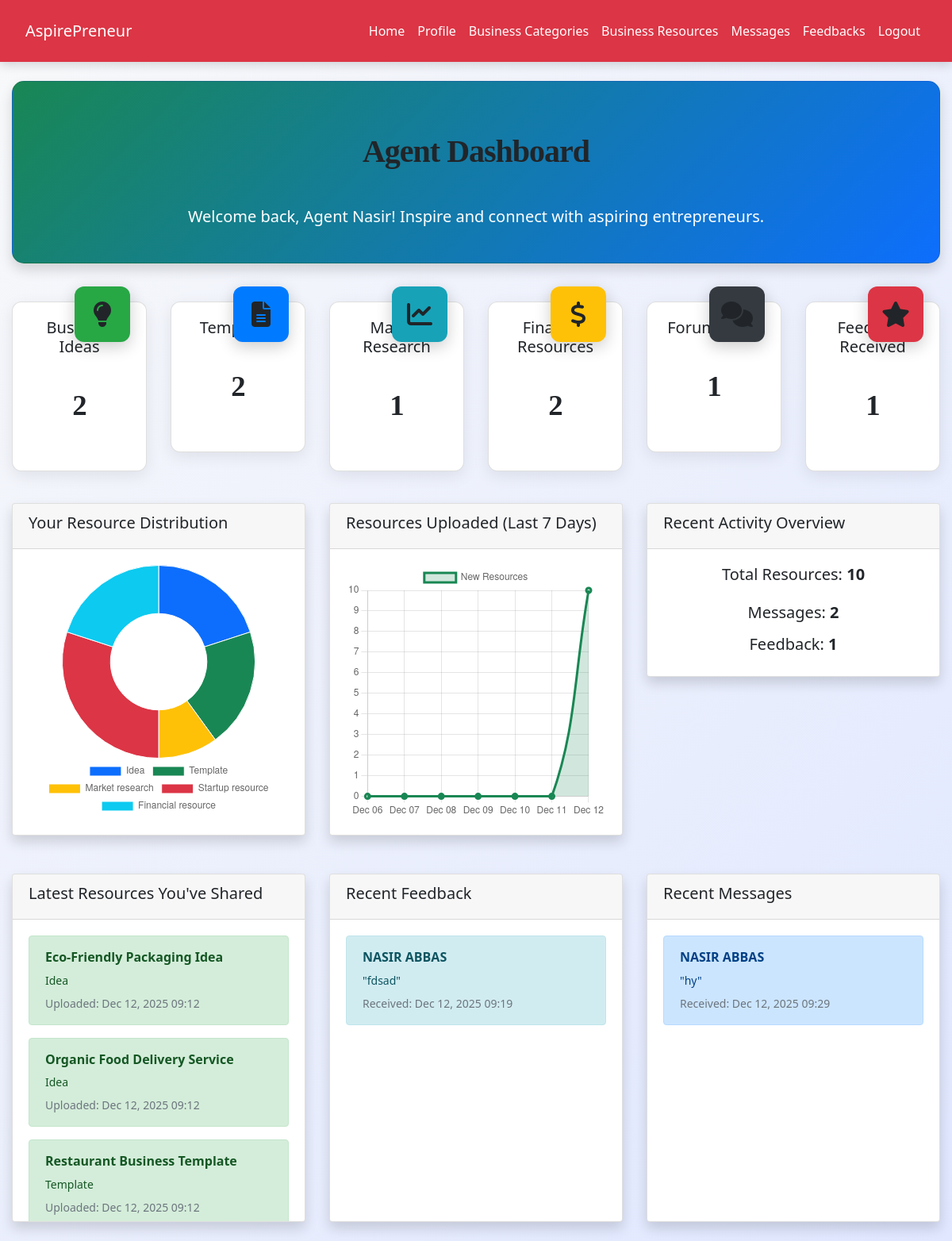
The page /agent/dashboard.php (signed in) on the database its author committed.
### tables this page shows
CREATE TABLE `agent_business_resources` (
  `id` int(11) NOT NULL,
  `title` varchar(255) NOT NULL,
  `description` text DEFAULT NULL,
  `file_url` varchar(255) DEFAULT NULL,
  `amount` decimal(15,2) DEFAULT NULL,
  `source` varchar(100) DEFAULT NULL,
  `link` varchar(255) DEFAULT NULL,
  `type` enum('idea','template','market_research','startup_resource','financial_resource') NOT NULL,
  `resource_type` enum('plan','framework','opportunity') DEFAULT NULL,
  `status` enum('draft','published') DEFAULT 'draft',
  `category_id` int(11) DEFAULT NULL,
  `agent_id` int(11) NOT NULL,
  `created_at` timestamp NOT NULL DEFAULT current_timestamp(),
  `updated_at` timestamp NOT NULL DEFAULT current_timestamp() ON UPDATE current_timestamp()
);

CREATE TABLE `feedback` (
  `id` int(11) NOT NULL,
  `user_id` int(11) NOT NULL,
  `agent_id` int(11) NOT NULL,
  `subject` varchar(255) DEFAULT NULL,
  `message` text NOT NULL,
  `created_at` timestamp NOT NULL DEFAULT current_timestamp()
);

CREATE TABLE `users` (
  `id` int(11) NOT NULL,
  `username` varchar(50) NOT NULL,
  `email` varchar(100) NOT NULL,
  `password_hash` varchar(255) NOT NULL,
  `full_name` varchar(100) DEFAULT NULL,
  `role` enum('user','agent') NOT NULL DEFAULT 'user',
  `status` enum('pending','approved','rejected') NOT NULL DEFAULT 'pending',
  `created_at` timestamp NOT NULL DEFAULT current_timestamp(),
  `updated_at` timestamp NOT NULL DEFAULT current_timestamp() ON UPDATE current_timestamp()
);

CREATE TABLE `messages` (
  `id` int(11) NOT NULL,
  `sender_id` int(11) NOT NULL,
  `receiver_id` int(11) NOT NULL,
  `message` text NOT NULL,
  `status` enum('unread','read') DEFAULT 'unread',
  `created_at` timestamp NOT NULL DEFAULT current_timestamp()
);

### agent/dashboard.php (the view, shortened to what this page needs)
<?php
include('../config.php');
$agent_id = $_SESSION["id"];
$agent_name = $_SESSION["full_name"] ?? 'Agent';
$total_resources = $conn->query("SELECT COUNT(*) AS count FROM agent_business_resources WHERE agent_id = $agent_id")->fetch_assoc()['count'];
$total_ideas = $conn->query("SELECT COUNT(*) AS count FROM agent_business_resources WHERE agent_id = $agent_id AND type = 'idea'")->fetch_assoc()['count'];
$total_templates = $conn->query("SELECT COUNT(*) AS count FROM agent_business_resources WHERE agent_id = $agent_id AND type = 'template'")->fetch_assoc()['count'];
$total_market_research = $conn->query("SELECT COUNT(*) AS count FROM agent_business_resources WHERE agent_id = $agent_id AND type = 'market_research'")->fetch_assoc()['count'];
$total_financial = $conn->query("SELECT COUNT(*) AS count FROM agent_business_resources WHERE agent_id = $agent_id AND type = 'financial_resource'")->fetch_assoc()['count'];
$total_forum_posts = $conn->query("SELECT COUNT(*) AS count FROM forum_posts fp
                                  JOIN agent_business_resources abr ON fp.resource_id = abr.id
                                  WHERE abr.agent_id = $agent_id")->fetch_assoc()['count'];
$total_messages = $conn->query("SELECT COUNT(*) AS count FROM messages WHERE receiver_id = $agent_id OR sender_id = $agent_id")->fetch_assoc()['count'];
$total_feedback = $conn->query("SELECT COUNT(*) AS count FROM feedback WHERE agent_id = $agent_id")->fetch_assoc()['count'];
$recent_resources = $conn->query("SELECT title, type, created_at
                                  FROM agent_business_resources
                                  WHERE agent_id = $agent_id
                                  ORDER BY created_at DESC LIMIT 8");
$recent_feedback = $conn->query("SELECT f.message, f.created_at, u.full_name AS user_name
                                 FROM feedback f
                                 JOIN users u ON f.user_id = u.id
                                 WHERE f.agent_id = $agent_id
                                 ORDER BY f.created_at DESC LIMIT 6");
$recent_messages = $conn->query("SELECT m.message, m.created_at, u.full_name AS sender_name
                                 FROM messages m
                                 JOIN users u ON m.sender_id = u.id
                                 WHERE m.receiver_id = $agent_id
                                 ORDER BY m.created_at DESC LIMIT 6");
$resource_types = $conn->query("SELECT type, COUNT(*) AS count FROM agent_business_resources WHERE agent_id = $agent_id GROUP BY type");
$resource_labels = [];
$resource_data = [];
while ($row = $resource_types->fetch_assoc()) {
    $resource_labels[] = ucfirst(str_replace('_', ' ', $row['type']));
    $resource_data[] = $row['count'];
}
$trend_labels = [];
$trend_data = [];
for ($i = 6; $i >= 0; $i--) {
    $date = date('Y-m-d', strtotime("-$i days"));
    $trend_labels[] = date('M d', strtotime($date));
    $count = $conn->query("SELECT COUNT(*) AS c FROM agent_business_resources WHERE agent_id = $agent_id AND DATE(created_at) = '$date'")->fetch_assoc()['c'];
    $trend_data[] = $count;
}
?>
<!DOCTYPE html>
<html lang="en">
<head>
    <link rel="stylesheet" href="https://cdn.jsdelivr.net/npm/bootstrap@4.6.2/dist/css/bootstrap.min.css">
    <link rel="stylesheet" href="../css/style.css">
    <link rel="stylesheet" href="https://cdnjs.cloudflare.com/ajax/libs/font-awesome/6.5.0/css/all.min.css">
</head>
<body>
<?php include('navbar.php'); ?>
<div class="container-fluid mt-4">
    <div class="card welcome-card mb-5 shadow text-center py-4">
        <h1 class="font-weight-bold">Agent Dashboard</h1>
        <p class="lead">Welcome back, <strong><?= htmlspecialchars($agent_name) ?></strong>! Inspire and connect with aspiring entrepreneurs.</p>
    </div>
    <div class="row mb-4">
        <div class="col-md-4 col-lg-2 mb-3">
            <div class="card card-stats">
                <div class="card-header-icon bg-success"><i class="fas fa-lightbulb fa-2x"></i></div>
                <div class="card-body text-center">
                    <h5>Business Ideas</h5>
                    <h3 class="stats-value"><?php echo $total_ideas; ?></h3>
                </div>
            </div>
        </div>
        <div class="col-md-4 col-lg-2 mb-3">
            <div class="card card-stats">
                <div class="card-header-icon bg-primary"><i class="fas fa-file-alt fa-2x"></i></div>
                <div class="card-body text-center">
                    <h5>Templates</h5>
                    <h3 class="stats-value"><?php echo $total_templates; ?></h3>
                </div>
            </div>
        </div>
        <div class="col-md-4 col-lg-2 mb-3">
            <div class="card card-stats">
                <div class="card-header-icon bg-info"><i class="fas fa-chart-line fa-2x"></i></div>
                <div class="card-body text-center">
                    <h5>Market Research</h5>
                    <h3 class="stats-value"><?php echo $total_market_research; ?></h3>
                </div>
            </div>
        </div>
        <div class="col-md-4 col-lg-2 mb-3">
            <div class="card card-stats">
                <div class="card-header-icon bg-warning"><i class="fas fa-dollar-sign fa-2x"></i></div>
                <div class="card-body text-center">
                    <h5>Financial Resources</h5>
                    <h3 class="stats-value"><?php echo $total_financial; ?></h3>
                </div>
            </div>
        </div>
        <div class="col-md-4 col-lg-2 mb-3">
            <div class="card card-stats">
                <div class="card-header-icon bg-dark"><i class="fas fa-comments fa-2x"></i></div>
                <div class="card-body text-center">
                    <h5>Forum Posts</h5>
                    <h3 class="stats-value"><?php echo $total_forum_posts; ?></h3>
                </div>
            </div>
        </div>
        <div class="col-md-4 col-lg-2 mb-3">
            <div class="card card-stats">
                <div class="card-header-icon bg-danger"><i class="fas fa-star fa-2x"></i></div>
                <div class="card-body text-center">
                    <h5>Feedback Received</h5>
                    <h3 class="stats-value"><?php echo $total_feedback; ?></h3>
                </div>
            </div>
        </div>
    </div>
    <div class="row mb-4">
        <div class="col-lg-4 mb-4">
            <div class="card shadow">
                <div class="card-header"><h5>Your Resource Distribution</h5></div>
                <div class="card-body">
                    <div class="chart-container">
                        <canvas id="resourceChart"></canvas>
                    </div>
                </div>
            </div>
        </div>
        <div class="col-lg-4 mb-4">
            <div class="card shadow">
                <div class="card-header"><h5>Resources Uploaded (Last 7 Days)</h5></div>
                <div class="card-body">
                    <div class="chart-container">
                        <canvas id="trendChart"></canvas>
                    </div>
                </div>
            </div>
        </div>
        <div class="col-lg-4 mb-4">
            <div class="card shadow">
                <div class="card-header"><h5>Recent Activity Overview</h5></div>
                <div class="card-body text-center">
                    <h5 class="mb-4">Total Resources: <strong><?php echo $total_resources; ?></strong></h5>
                    <h5>Messages: <strong><?php echo $total_messages; ?></strong></h5>
                    <h5 class="mt-3">Feedback: <strong><?php echo $total_feedback; ?></strong></h5>
                </div>
            </div>
        </div>
    </div>
    <div class="row">
        <div class="col-lg-4 mb-4">
            <div class="card shadow h-100">
                <div class="card-header"><h5>Latest Resources You've Shared</h5></div>
                <div class="card-body notification-list">
                    <?php if ($recent_resources->num_rows > 0): ?>
                        <ul class="list-unstyled">
                            <?php while ($row = $recent_resources->fetch_assoc()): ?>
                                <li class="alert alert-success mb-3">
                                    <strong><?php echo htmlspecialchars($row['title']); ?></strong>
                                    <br><small class="text-capitalize"><?php echo $row['type']; ?></small>
                                    <br><small class="text-muted">Uploaded: <?php echo date('M d, Y H:i', strtotime($row['created_at'])); ?></small>
                                </li>
                            <?php endwhile; ?>
                        </ul>
                    <?php else: ?>
                        <div class="alert alert-secondary text-center">You haven't shared any resources yet.</div>
                    <?php endif; ?>
                </div>
            </div>
        </div>
        <div class="col-lg-4 mb-4">
            <div class="card shadow h-100">
                <div class="card-header"><h5>Recent Feedback</h5></div>
                <div class="card-body notification-list">
                    <?php if ($recent_feedback->num_rows > 0): ?>
                        <ul class="list-unstyled">
                            <?php while ($row = $recent_feedback->fetch_assoc()): ?>
                                <li class="alert alert-info mb-3">
                                    <strong><?php echo htmlspecialchars($row['user_name']); ?></strong>
                                    <br><small>"<?php echo htmlspecialchars(substr($row['message'], 0, 70)) . (strlen($row['message']) > 70 ? '...' : ''); ?>"</small>
                                    <br><small class="text-muted">Received: <?php echo date('M d, Y H:i', strtotime($row['created_at'])); ?></small>
                                </li>
                            <?php endwhile; ?>
                        </ul>
                    <?php else: ?>
                        <div class="alert alert-secondary text-center">No feedback yet.</div>
                    <?php endif; ?>
                </div>
            </div>
        </div>
        <div class="col-lg-4 mb-4">
            <div class="card shadow h-100">
                <div class="card-header"><h5>Recent Messages</h5></div>
                <div class="card-body notification-list">
                    <?php if ($recent_messages->num_rows > 0): ?>
                        <ul class="list-unstyled">
                            <?php while ($row = $recent_messages->fetch_assoc()): ?>
                                <li class="alert alert-primary mb-3">
                                    <strong><?php echo htmlspecialchars($row['sender_name']); ?></strong>
                                    <br><small>"<?php echo htmlspecialchars(substr($row['message'], 0, 70)) . (strlen($row['message']) > 70 ? '...' : ''); ?>"</small>
                                    <br><small class="text-muted">Received: <?php echo date('M d, Y H:i', strtotime($row['created_at'])); ?></small>
                                </li>
                            <?php endwhile; ?>
                        </ul>
                    <?php else: ?>
                        <div class="alert alert-secondary text-center">No new messages.</div>
                    <?php endif; ?>
                </div>
            </div>
        </div>
    </div>
</div>
<script>
    // Resource Distribution Chart
    new Chart(document.getElementById('resourceChart'), {
        type: 'doughnut',
        data: {
            labels: <?php echo json_encode($resource_labels); ?>,
            datasets: [{
                data: <?php echo json_encode($resource_data); ?>,
                backgroundColor: ['#0d6efd', '#198754', '#ffc107', '#dc3545', '#0dcaf0'],
                borderWidth: 1
            }]
        },
        options: { responsive: true, maintainAspectRatio: false, plugins: { legend: { position: 'bottom' } } }
    });
    // Trend Chart (Last 7 Days)
    new Chart(document.getElementById('trendChart'), {
        type: 'line',
        data: {
            labels: <?php echo json_encode($trend_labels); ?>,
            datasets: [{
                label: 'New Resources',
                data: <?php echo json_encode($trend_data); ?>,
                borderColor: '#198754',
                backgroundColor: 'rgba(25, 135, 84, 0.2)',
                fill: true,
                tension: 0.4,
                borderWidth: 3
            }]
        },
        options: { responsive: true, maintainAspectRatio: false, scales: { y: { beginAtZero: true } } }
    });
</script>
</body>
</html>

### css/style.css (style rules this page uses)
:root { --primary: #007bff; --secondary: #6c757d; --success: #28a745; --info: #17a2b8; --warning: #ffc107; --danger: #dc3545; --light: #f8f9fa; --dark: #2d3436; --accent: #ff6f61; --highlight: #6f42c1; --shadow: rgba(0, 0, 0, 0.15); --transition: all 0.3s ease-in-out; }
body { font-family: 'Inter', 'Segoe UI', Tahoma, Geneva, Verdana, sans-serif; background: linear-gradient(135deg, var(--light) 0%, #e0e7ff 100%); color: var(--dark); line-height: 1.8; margin: 0; padding: 0; min-height: 100vh; font-size: 16px; }
h1, h2, h3, h4 { text-align: center; margin: 2.5rem 0; font-family: 'Georgia', 'Times New Roman', serif; color: var(--dark); font-weight: 700; letter-spacing: -0.025em; }
h1 { font-size: 2.5rem; }
h3 { font-size: 1.75rem; }

### agent/dashboard.php (style rules this page uses)
:root { --primary: #0d6efd; --success: #198754; --info: #0dcaf0; --warning: #ffc107; --light: #f8f9fa; --dark: #212529; }
body { background-color: #f4f6f9; font-family: 'Segoe UI', sans-serif; }
.welcome-card { background: linear-gradient(135deg, #198754, #0d6efd); color: white; border-radius: 15px; box-shadow: 0 10px 30px rgba(0,0,0,0.15); }
.card-stats { border-radius: 12px; box-shadow: 0 6px 20px rgba(0,0,0,0.08); transition: transform 0.3s; }
.card-header-icon { position: absolute; top: -20px; right: 20px; width: 70px; height: 70px; border-radius: 12px; display: flex; align-items: center; justify-content: center; box-shadow: 0 6px 20px rgba(0,0,0,0.2); }
.stats-value { font-size: 2.3rem; font-weight: 700; color: #212529; }
.notification-list { max-height: 380px; overflow-y: auto; }
.chart-container { position: relative; height: 320px; }

### rows shown on the page
agent_business_resources: title "Eco-Friendly Packaging Idea", type "Idea", created_at "Dec 12, 2025 09:12"
agent_business_resources: title "Organic Food Delivery Service", type "Idea", created_at "Dec 12, 2025 09:12"
agent_business_resources: title "Restaurant Business Template", type "Template", created_at "Dec 12, 2025 09:12"
feedback: user.full_name "NASIR ABBAS", message "fdsad", created_at "Dec 12, 2025 09:19"
messages: sender.full_name "NASIR ABBAS", message "hy", created_at "Dec 12, 2025 09:29"

### other values the page prints
$agent_name "Agent Nasir"
$total_ideas "2"
$total_templates "2"
$total_market_research "1"
$total_financial "2"
$total_forum_posts "1"
$total_feedback "1"
$total_resources "10"
$total_messages "2"
chart data {{ json_encode($resource_data) }} ["2","2","1","3","2"]
chart data {{ json_encode($trend_data) }} ["0","0","0","0","0","0","10"]
